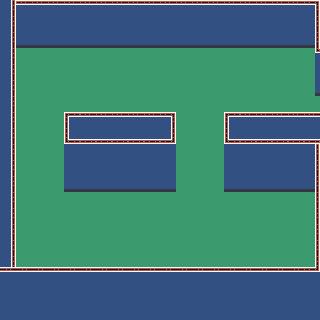

This game map was drawn from its Tiled (.tmx) file and the tilesets committed beside it. A one-line description and the full map source follow:
An orthogonal 20x20 tile map with 16x16 px tiles, 3 tile layers (tileLayerGround, tileLayerWalls, tileLayerWallsFG), 3 tilesets and 9 objects (2x trigger, 2x ennemySpawner, planta, Player, itemSpawner).

<map version="1.0" tiledversion="2018.01.23" orientation="orthogonal" renderorder="right-down" width="20" height="20" tilewidth="16" tileheight="16" infinite="0" nextobjectid="10">
 <tileset firstgid="1" source="escritorio.tsx" />
 <tileset firstgid="881" source="objetos.tsx" />
 <tileset firstgid="908" source="elevatorTileset.tsx" />
 <layer name="tileLayerGround" width="20" height="20">
  <data encoding="csv">
300,300,300,300,300,300,300,300,300,300,300,300,300,300,300,300,300,300,300,300,
300,300,300,300,300,300,300,300,300,300,300,300,300,300,300,300,300,300,300,300,
300,300,300,300,300,300,300,300,300,300,300,300,300,300,300,300,300,300,300,300,
300,300,300,300,300,300,300,300,300,300,300,300,300,300,300,300,300,300,300,300,
300,300,300,300,300,300,300,300,300,300,300,300,300,300,300,300,300,300,300,300,
300,300,300,300,300,300,300,300,300,300,300,300,300,300,300,300,300,300,300,300,
300,300,300,300,300,300,300,300,300,300,300,300,300,300,300,300,300,300,300,300,
300,300,300,300,300,300,300,300,300,300,300,300,300,300,300,300,300,300,300,300,
300,300,300,300,300,300,300,300,300,300,300,300,300,300,300,300,300,300,300,300,
300,300,300,300,300,300,300,300,300,300,300,300,300,300,300,300,300,300,300,300,
300,300,300,300,300,300,300,300,300,300,300,300,300,300,300,300,300,300,300,300,
300,300,300,300,300,300,300,300,300,300,300,300,300,300,300,300,300,300,300,300,
300,300,300,300,300,300,300,300,300,300,300,300,300,300,300,300,300,300,300,300,
300,300,300,300,300,300,300,300,300,300,300,300,300,300,300,300,300,300,300,300,
300,300,300,300,300,300,300,300,300,300,300,300,300,300,300,300,300,300,300,300,
300,300,300,300,300,300,300,300,300,300,300,300,300,300,300,300,300,300,300,300,
300,300,300,300,300,300,300,300,300,300,300,300,300,300,300,300,300,300,300,300,
300,300,300,300,300,300,300,300,300,300,300,300,300,300,300,300,300,300,300,300,
300,300,300,300,300,300,300,300,300,300,300,300,300,300,300,300,300,300,300,300,
300,300,300,300,300,300,300,300,300,300,300,300,300,300,300,300,300,300,300,300
</data>
 </layer>
 <layer name="tileLayerWalls" width="20" height="20">
  <properties>
   <property name="collidable" value="true" />
  </properties>
  <data encoding="csv">
472,385,385,385,385,385,385,385,385,385,385,385,385,385,385,385,385,385,385,432,
472,425,425,425,425,425,425,425,425,425,425,425,425,425,425,425,425,425,425,472,
472,465,465,465,465,465,465,465,465,465,465,465,465,465,465,465,465,465,465,512,
472,0,0,0,0,0,0,0,4,4,0,0,0,0,0,0,0,0,0,552,
472,0,0,0,0,0,0,0,0,0,0,0,0,0,0,0,0,0,0,592,
472,0,0,0,0,0,0,0,0,0,0,0,0,0,0,0,0,0,0,632,
472,0,0,0,0,0,0,0,0,0,0,0,0,0,0,0,0,0,0,0,
472,0,0,0,515,516,516,516,516,516,517,0,0,0,515,516,516,516,516,516,
472,0,0,0,555,556,556,556,556,556,557,0,0,0,555,556,556,556,556,556,
472,0,0,0,595,596,596,596,596,596,597,0,0,0,595,596,596,596,596,426,
472,0,0,0,635,636,636,636,636,636,637,0,0,0,635,636,636,636,636,426,
472,0,0,0,675,676,676,676,676,676,677,0,0,0,675,676,676,676,676,466,
472,0,0,0,0,0,0,0,4,0,0,0,0,0,0,0,0,0,4,506,
472,0,0,0,0,0,0,0,0,0,0,0,0,0,0,0,0,0,0,506,
472,0,0,0,0,0,0,0,0,0,0,0,0,0,0,0,0,0,0,506,
472,0,0,0,0,0,0,0,0,0,0,0,0,0,0,0,0,0,0,506,
472,545,545,545,545,545,545,545,545,545,545,545,545,545,545,545,545,545,545,546,
625,586,586,586,586,586,586,586,586,586,586,586,586,586,586,586,586,586,586,586,
625,626,626,626,626,626,626,626,626,626,626,626,626,626,626,626,626,626,626,626,
624,624,624,624,624,624,624,624,624,624,624,624,624,624,624,624,624,624,624,625
</data>
 </layer>
 <objectgroup name="objDecoracao">
  <object id="8" gid="903" x="40" y="280" width="192" height="192" />
  <object id="6" name="planta" gid="898" x="45.3333" y="142.667" width="192" height="192" />
  <object id="7" gid="900" x="208" y="281.167" width="192" height="192" />
 </objectgroup>
 <objectgroup name="objLayer" visible="0">
  <object id="1" name="Player" gid="180" x="25.5" y="239.333" width="16" height="16" />
  <object id="2" name="triggerDialog" type="trigger" gid="219" x="48.5" y="260" width="60.1666" height="66">
   <properties>
    <property name="runLuaChain">Say('-Atention Susan! Go to your desk, take the files and get out!'),
closeSay(),
SpawnEnemy(0)</property>
    <property name="type" value="trigger" />
   </properties>
  </object>
  <object id="3" name="ennemySpawner" gid="220" x="269.67" y="248" width="16" height="16">
   <properties>
    <property name="id" type="int" value="0" />
   </properties>
  </object>
  <object id="4" name="ennemySpawner" gid="220" x="23.3333" y="77.6667" width="16" height="16">
   <properties>
    <property name="id" type="int" value="0" />
   </properties>
  </object>
  <object id="5" name="Exit" type="trigger" x="312" y="105.667">
   <point />
  </object>
  <object id="9" name="itemSpawner" x="201" y="158.5">
   <properties>
    <property name="item" value="secret" />
   </properties>
   <point />
  </object>
 </objectgroup>
 <layer name="tileLayerWallsFG" width="20" height="20">
  <data encoding="csv">
0,0,0,0,0,0,0,0,0,0,0,0,0,0,0,0,0,0,0,0,
0,0,0,0,0,0,0,0,0,0,0,0,0,0,0,0,0,0,0,0,
0,0,0,0,0,0,0,0,0,0,0,0,0,0,0,0,0,0,0,0,
0,0,0,0,0,0,0,0,0,0,0,0,0,0,0,0,0,0,0,0,
0,0,0,0,0,0,0,0,0,0,0,0,0,0,0,0,0,0,0,0,
0,0,0,0,0,0,0,0,0,0,0,0,0,0,0,0,0,0,0,0,
0,0,0,0,0,0,0,0,0,0,0,0,0,0,0,0,0,0,0,0,
0,0,0,0,384,385,385,385,385,385,386,0,0,0,430,431,431,431,431,431,
0,0,0,0,0,0,0,0,0,0,0,0,0,0,0,0,0,0,0,0,
0,0,0,0,0,0,0,0,0,0,0,0,0,0,0,0,0,0,0,0,
0,0,0,0,0,0,0,0,0,0,0,0,0,0,0,0,0,0,0,0,
0,0,0,0,0,0,0,0,0,0,0,0,0,0,0,0,0,0,0,0,
0,0,0,0,0,0,0,0,0,0,0,0,0,0,0,0,0,0,0,0,
0,0,0,0,0,0,0,0,0,0,0,0,0,0,0,0,0,0,0,0,
0,0,0,0,0,0,0,0,0,0,0,0,0,0,0,0,0,0,0,0,
0,0,0,0,0,0,0,0,0,0,0,0,0,0,0,0,0,0,0,0,
545,545,545,545,545,545,545,545,545,545,545,545,545,545,545,545,545,545,545,546,
425,585,585,585,585,585,585,585,585,585,585,585,585,585,585,585,585,585,585,585,
0,0,0,0,0,0,0,0,0,0,0,0,0,0,0,0,0,0,0,0,
0,0,0,0,0,0,0,0,0,0,0,0,0,0,0,0,0,0,0,0
</data>
 </layer>
</map>